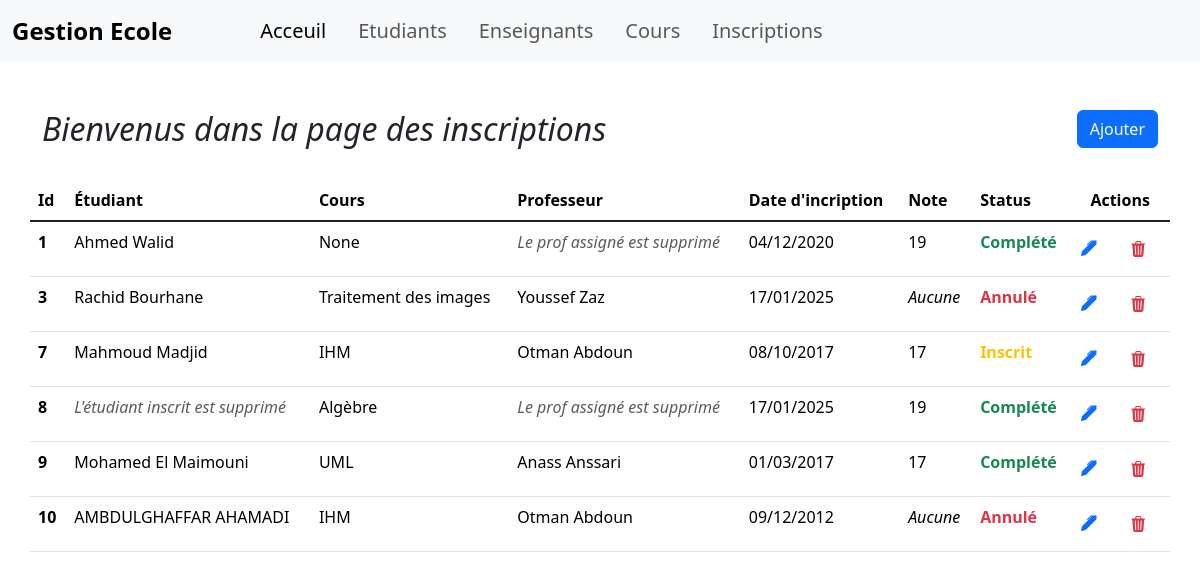
The app's page /enrollments/ with its own data.
### home/models.py (models this page shows, shortened)
class Enrollments(models.Model):
    student = models.ForeignKey(
        'Student',
        on_delete=models.SET_NULL,
        null=True,
        blank=True
    )
    course = models.ForeignKey(
        'Courses',
        on_delete=models.SET_NULL,
        null=True,
        blank=True
    )
    enrollment_date = models.DateField(auto_now_add=True)  # Date d'inscription automatique
    grade = models.CharField(max_length=10, blank=True, null=True)  # Note (optionnelle)
    STATUS_CHOICES = [
        ('ENROLLED', 'Enrolled'),
        ('COMPLETED', 'Completed'),
        ('DROPPED', 'Dropped'),
    ]
    status = models.CharField(max_length=50, choices=STATUS_CHOICES, default='ENROLLED')
    class Meta:
        constraints = [
            models.UniqueConstraint(
                fields=['student', 'course'],  # Combinaison unique étudiant + cours
                name='unique_enrollment'  # Nom de la contrainte
            )
        ]

class Student(models.Model):
    first_name = models.CharField(max_length=50)
    last_name = models.CharField(max_length=50)
    date_of_birth = models.DateField()
    grade_level = models.CharField(max_length=20)
    email = models.EmailField(unique=True)
    phone = models.CharField(max_length=15, unique=True)
    address = models.TextField()
    def __str__(self):
        return f"{self.first_name} {self.last_name}"

class Courses(models.Model):
    name = models.CharField(max_length=50)
    description = models.TextField()
    credit_hours = models.PositiveIntegerField(
        validators=[MinValueValidator(1), MaxValueValidator(10)] )
    teacher = models.ForeignKey(
        'Teacher',
        on_delete=models.SET_NULL,  # Keep the course if the teacher is deleted
        null=True,  # Permettre une valeur NULL dans la base de données
        blank=True,  # Permettre une valeur vide dans les formulaires
        )
    max_students = models.PositiveIntegerField(validators=[MinValueValidator(1)])
    status = models.BooleanField(default=True)
    def __str__(self):
        return self.name
    class Meta:
        verbose_name = "Cours"
        verbose_name_plural = "Cours"

class Teacher(models.Model):
    first_name=models.CharField(max_length=50)
    last_name = models.CharField(max_length=50)
    email = models.EmailField(unique=True)
    phone = models.CharField(max_length=20, unique=True)
    departement=models.CharField(max_length=20)
    hire_date=models.DateField()
    def __str__(self):
        return f"{self.first_name} {self.last_name}"

### home/views.py (the view)
# urls.py: path('enrollments/', views.enrollments, name='enrollments' ),
def  enrollments(request):
    enrollments=Enrollments.objects.all()
    return render(request,'home/Enrollments/enrollments.html',{'enrollments':enrollments})

### home/templates/home/Enrollments/enrollments.html (shortened to what this page needs)
{% extends "home/base.html" %} {% block title %}Page des inscriptions{% endblock %}
{% block content %}
<div class="d-flex container mt-5">
  <h2 class="flex-grow-1 fst-italic">Bienvenus dans la page des inscriptions</h2>
  <div>
    <a
      href="{% url 'add_enrollments' %}"
      type="button"
      class="btn btn-primary"
      >Ajouter</a
    >
  </div>
</div>
<table class="table mt-4 container">
  <thead>
    <tr>
      <th scope="col">Id</th>
      <th scope="col">Étudiant</th>
      <th scope="col">Cours</th>
      <th scope="col">Professeur</th>
      <th scope="col">Date d'incription</th>
      <th scope="col">Note</th>
      <th scope="col">Status</th>
      <th scope="col" class="text-center">Actions</th>
    </tr>
  </thead>
  <tbody class="table-group-divider">
    {% for enrollment in enrollments %}
    <tr>
      <th scope="row">{{ enrollment.id }}</th>
      <td>
        {% if enrollment.student %}
        {{ enrollment.student }}
        {% else %}
        <span class="text-muted fst-italic">L'étudiant inscrit est supprimé</span>
        {% endif %}
      </td>
      <td>{{ enrollment.course }}</td>
      <td>
        {% if enrollment.course.teacher %}
        {{ enrollment.course.teacher }}
        {% else %}
        <span class="text-muted fst-italic">Le prof assigné est supprimé</span>
        {% endif %}
      </td>
      <td>{{ enrollment.enrollment_date|date:"d/m/Y" }}</td>
      <td class="">
        {% if enrollment.grade   %}
        {{ enrollment.grade }}
        {% else %}
        <span class="fst-italic">Aucune</span>
        {% endif %}
      </td>
      <td class=" fw-bold
        {% if enrollment.status == 'ENROLLED' %}
        text-warning
        {% elif enrollment.status == 'COMPLETED' %}
        text-success
        {% elif enrollment.status == 'DROPPED' %}
        text-danger
        {% endif %}">
        {% if enrollment.status == 'ENROLLED'  %}
        Inscrit
        {% elif enrollment.status == 'COMPLETED' %}
        Complété
        {% elif enrollment.status == 'DROPPED' %}
        Annulé
        {% else %}
        {{enrollment.status}}
        {% endif %}
      </td>
      <td class="text-center">
        <a href="{% url 'update_enrollments' enrollment.id %}" class="text-primary"><i class="bi bi-pen-fill"></i></a>
        <button
          type="button"
          class="btn text-danger ms-3"
          data-bs-toggle="modal"
          data-bs-target="#deleteModal{{enrollment.id}}"
        >
          <i class="bi bi-trash3-fill"></i>
        </button>
      </td>
    </tr>
    {% empty %}
    <tr>
      <td colspan="9" class="text-center">Aucune inscription trouvée</td>
    </tr>
    {% endfor %}
  </tbody>
</table>
{% endblock %}

### records on screen
Enrollments: id "1", student "Ahmed Walid", course "None", shows "Le prof assigné est supprimé", enrollment_date "04/12/2020", grade "19", status "Complété"
Enrollments: id "3", student "Rachid Bourhane", course "Traitement des images", course.teacher "Youssef Zaz", enrollment_date "17/01/2025", grade "Aucune", status "Annulé"
Enrollments: id "7", student "Mahmoud Madjid", course "IHM", course.teacher "Otman Abdoun", enrollment_date "08/10/2017", grade "17", status "Inscrit"
Enrollments: id "8", shows "L'étudiant inscrit est supprimé", course "Algèbre", shows "Le prof assigné est supprimé", enrollment_date "17/01/2025", grade "19", status "Complété"
Enrollments: id "9", student "Mohamed El Maimouni", course "UML", course.teacher "Anass Anssari", enrollment_date "01/03/2017", grade "17", status "Complété"
Enrollments: id "10", student "AMBDULGHAFFAR AHAMADI", course "IHM", course.teacher "Otman Abdoun", enrollment_date "09/12/2012", grade "Aucune", status "Annulé"
